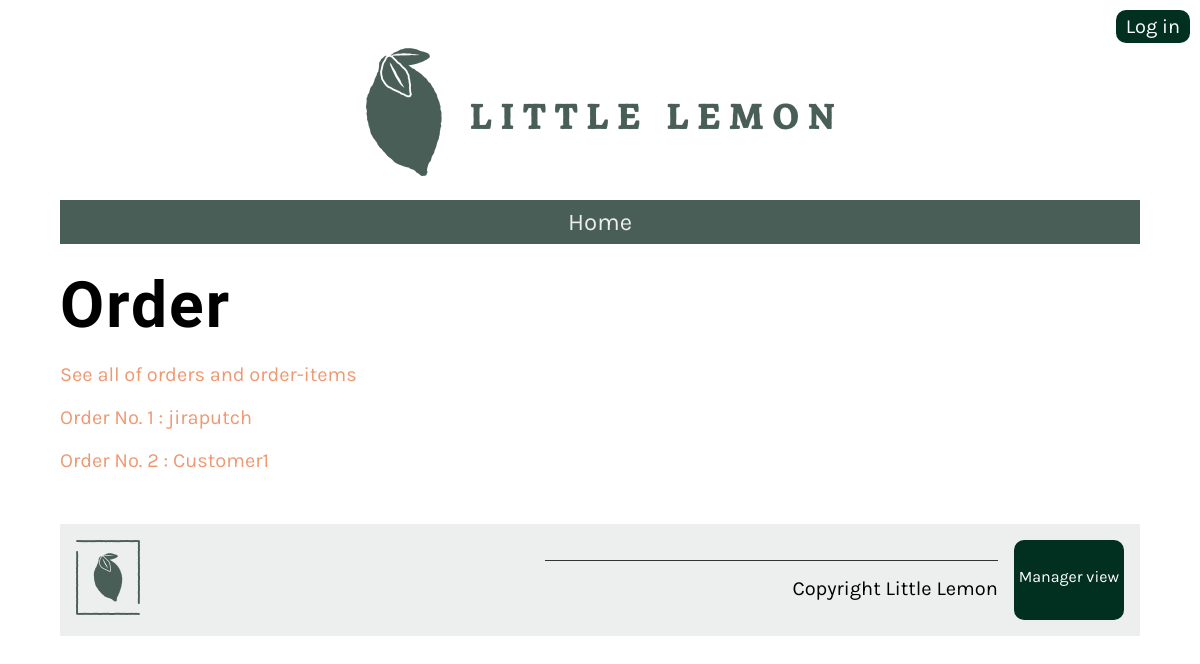
The app's page /api/order/, older data.
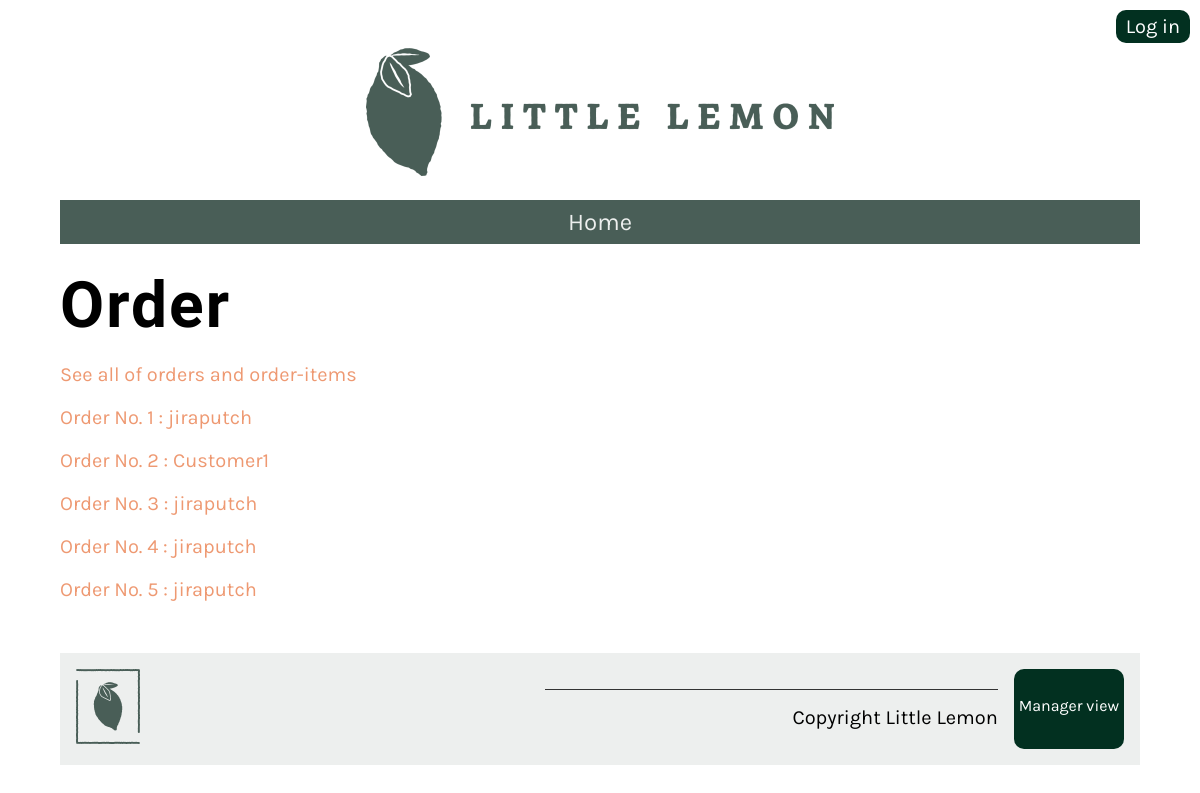
The same page, newer data.
### LittleLemonAPI/models.py (models this page shows)
class Order(models.Model):
    user = models.ForeignKey(User, on_delete=models.CASCADE)
    delivery_crew = models.ForeignKey(User, on_delete=models.SET_NULL, related_name='delivery_crew', null=True)
    status = models.BooleanField(db_index=True, default=0)
    total = models.DecimalField(max_digits=6, decimal_places=2)
    date = models.DateField(db_index=True)

### LittleLemonAPI/views.py (the view)
# urls.py: path('order/', views.order, name="order"),
def order(request):
    order_data = Order.objects.all()
    main_data = {"order":order_data}
    return render(request, 'order.html', main_data)

### LittleLemonAPI/templates/order.html
{% extends 'base.html' %}
{% load static %}
{% block content %}
<h1>Order</h1>
<div class="column">
    <p>
        <a href="{% url 'orders' %}">See all of orders and order-items</a>
    </p>
    {% for item in order %}
    <p>
        <a href="{% url 'orders_id' pk=item.id %}">Order No. {{ item.id }} : {{item.user}}</a>
    </p>
    {% endfor %}
</div>
{% endblock %}

### LittleLemonAPI/templates/base.html (shortened to what this page needs)
{% load static %}
<!DOCTYPE html>
<html lang="en">
  <head>
    <link
      rel="preload"
      as="style"
      href="{% static 'css/style.css' %}"
      onload="this.rel = 'stylesheet'"
    />
  </head>
  <body>
    {% include 'partials/_header.html' %}
    <main>{% block content %} {% endblock %}</main>
    {% include 'partials/_footer.html' %}
  </body>
</html>

### LittleLemonAPI/templates/partials/_header.html (shortened to what this page needs)
{% load static %}
<p>
    <a href="{% url 'login' %}" class="login-link">
        {% if user.is_authenticated %}
            username : {{ user }}
        {% else %}
            Log in
        {% endif %}
    </a>
</p>
<header>
  <img src="{% static 'img/logo.png' %}" />
</header>
<nav>
  <ul>
    <li><a href="{% url 'home' %}">Home</a></li>
  </ul>
</nav>

### LittleLemonAPI/templates/partials/_footer.html (shortened to what this page needs)
{% load static %}
<footer>
    <article>
        <img src="{% static 'img/logo_footer.png' %}"/>
    </article>
    <article>
        <p>Copyright Little Lemon </p>
    </article>
    <a href="{% url 'manager_view' %}" class="manager-link">Manager view</a>
</footer>

### LittleLemonAPI/static/css/style.css (style rules this page uses)
body { font-family: 'Karla', sans-serif; margin-top: 3rem; margin-bottom: 3rem; margin-left: 5%; margin-right: 5%; }
h1, h2, h3, h4, h5, h6 { font-family: 'Markazi Text', serif; letter-spacing: 2px;; }
h1 { font-size: 4rem; margin-top: 1.5rem; margin-bottom: 0; }
p, ul { font-size: 1.25rem;; }
a { color: #EE9972; text-decoration: none; }
header img { display: block; margin-left: auto; margin-right: auto; max-width: 100%; height: auto; }
nav { background-color: #495E57; margin-top: 1rem; margin-bottom: 1rem; margin-bottom: 0px; }
nav ul { list-style: none; font-size: 1.5rem; text-align: center; padding-inline-start: 0rem; margin-bottom: 0px; }
nav ul li { display: inline-block; margin: 0.5rem; }
nav ul a { color: #EDEFEE; text-decoration: none; }
article { flex:1; }
article img { max-width: 100%; }
footer { background-color: #EDEFEE; padding: 1rem; display: flex; gap: 2rem 1rem; }
footer img { max-width: 50%; }
footer p { border-top: #333333; border-style: solid; border-width: 0.1rem; border-bottom: none; border-left: none; border-right: none; text-align: right; padding-top: 1rem;; }
.column { flex-basis: 50%; margin-bottom: 1rem; padding-bottom: 1rem; }

### LittleLemonAPI/templates/partials/_header.html (style rules this page uses)
.login-link { color: white; background-color: rgb(2, 48, 32); padding: 5px 10px; border-radius: 10px; text-decoration: none; position: absolute; top: 10px; right: 10px; }

### LittleLemonAPI/templates/partials/_footer.html (style rules this page uses)
.manager-link { color: white; background-color: rgb(2, 48, 32); padding: 27px 5px; border-radius: 10px; text-decoration: none; position: sticky; bottom: 5px; right: 5px; }

Row changes from the older to the newer data that the page shows:
added Order: id "3", user "jiraputch"
added Order: id "4", user "jiraputch"
added Order: id "5", user "jiraputch"
